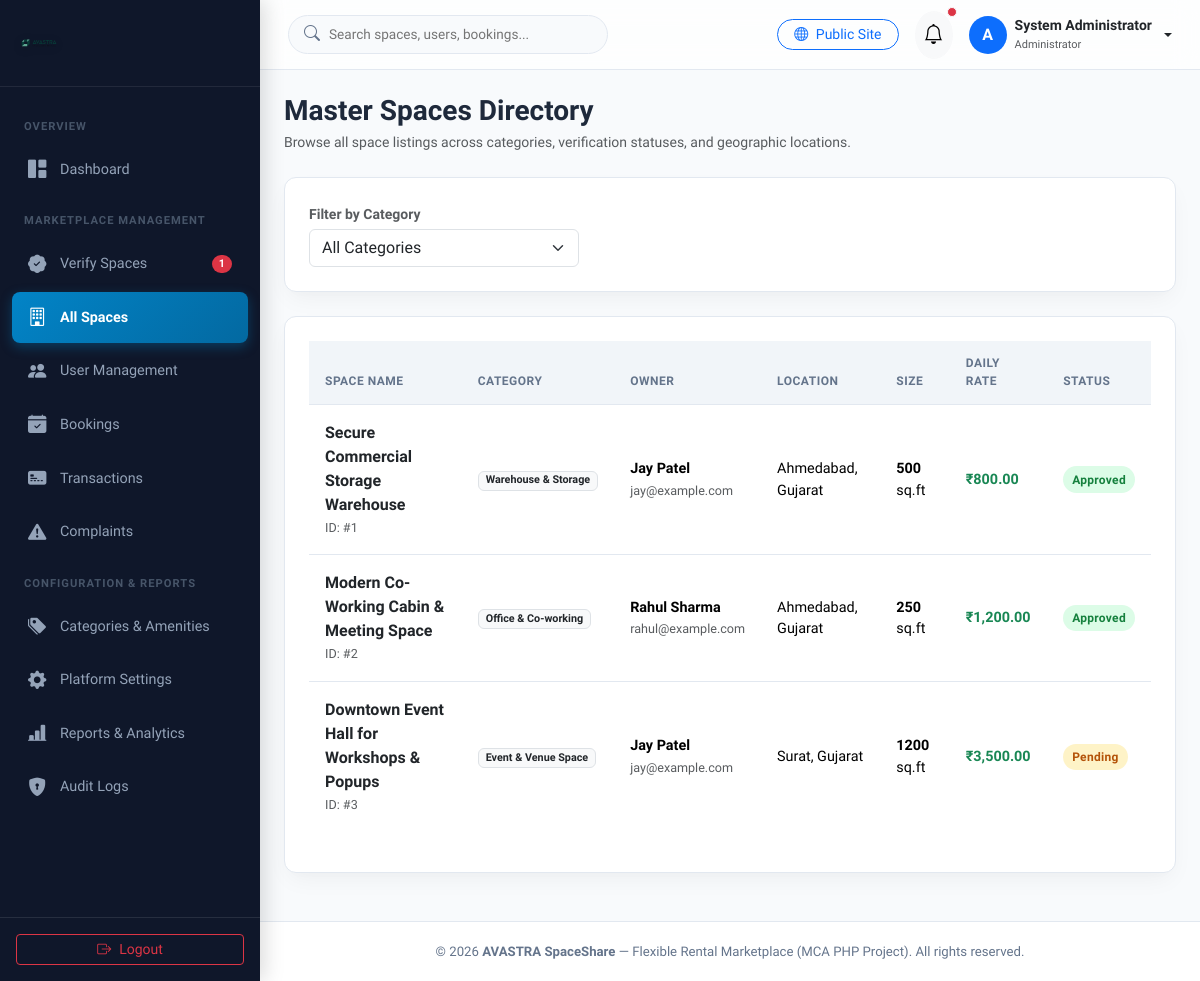
The page /admin/spaces.php (signed in) on the database its author committed.
### tables this page shows
CREATE TABLE IF NOT EXISTS `spaces` (
  `id` INT AUTO_INCREMENT PRIMARY KEY,
  `owner_id` INT NOT NULL,
  `category_id` INT NOT NULL,
  `title` VARCHAR(255) NOT NULL,
  `description` TEXT NOT NULL,
  `address` TEXT NOT NULL,
  `city` VARCHAR(100) NOT NULL,
  `state` VARCHAR(100) NOT NULL,
  `zip_code` VARCHAR(20) NOT NULL,
  `latitude` DECIMAL(10, 8) DEFAULT NULL,
  `longitude` DECIMAL(11, 8) DEFAULT NULL,
  `total_sqft` INT NOT NULL,
  `max_capacity` INT DEFAULT 10,
  `daily_rate` DECIMAL(10, 2) NOT NULL,
  `weekly_rate` DECIMAL(10, 2) DEFAULT NULL,
  `monthly_rate` DECIMAL(10, 2) DEFAULT NULL,
  `security_deposit` DECIMAL(10, 2) DEFAULT 0.00,
  `verification_status` ENUM('pending', 'approved', 'rejected') NOT NULL DEFAULT 'pending',
  `rejection_reason` TEXT DEFAULT NULL,
  `is_active` TINYINT(1) DEFAULT 1,
  `created_at` TIMESTAMP DEFAULT CURRENT_TIMESTAMP,
  `updated_at` TIMESTAMP DEFAULT CURRENT_TIMESTAMP ON UPDATE CURRENT_TIMESTAMP,
  FOREIGN KEY (`owner_id`) REFERENCES `users` (`id`) ON DELETE CASCADE,
  FOREIGN KEY (`category_id`) REFERENCES `categories` (`id`) ON DELETE CASCADE
);

CREATE TABLE IF NOT EXISTS `categories` (
  `id` INT AUTO_INCREMENT PRIMARY KEY,
  `name` VARCHAR(100) NOT NULL UNIQUE,
  `slug` VARCHAR(120) NOT NULL UNIQUE,
  `description` TEXT DEFAULT NULL,
  `icon` VARCHAR(100) DEFAULT 'bi-building',
  `is_active` TINYINT(1) DEFAULT 1,
  `created_at` TIMESTAMP DEFAULT CURRENT_TIMESTAMP
);

CREATE TABLE IF NOT EXISTS `users` (
  `id` INT AUTO_INCREMENT PRIMARY KEY,
  `role_id` INT NOT NULL DEFAULT 2,
  `full_name` VARCHAR(100) NOT NULL,
  `email` VARCHAR(150) NOT NULL UNIQUE,
  `password_hash` VARCHAR(255) NOT NULL,
  `phone` VARCHAR(20) DEFAULT NULL,
  `profile_image` VARCHAR(255) DEFAULT 'default-avatar.png',
  `address` TEXT DEFAULT NULL,
  `city` VARCHAR(100) DEFAULT NULL,
  `state` VARCHAR(100) DEFAULT NULL,
  `zip_code` VARCHAR(20) DEFAULT NULL,
  `status` ENUM('active', 'inactive', 'blocked', 'pending') NOT NULL DEFAULT 'active',
  `email_verified` TINYINT(1) DEFAULT 0,
  `created_at` TIMESTAMP DEFAULT CURRENT_TIMESTAMP,
  `updated_at` TIMESTAMP DEFAULT CURRENT_TIMESTAMP ON UPDATE CURRENT_TIMESTAMP,
  FOREIGN KEY (`role_id`) REFERENCES `roles` (`id`) ON DELETE CASCADE
);

### admin/spaces.php (the view, shortened to what this page needs)
<?php
require_once __DIR__ . '/includes/header.php';
require_once __DIR__ . '/includes/sidebar.php';
$db = Database::getInstance();
$whereClauses = ["1=1"];
$params = [];
$sql = "
    SELECT s.*, u.full_name AS owner_name, u.email AS owner_email, c.name AS category_name
    FROM spaces s
    JOIN users u ON s.owner_id = u.id
    JOIN categories c ON s.category_id = c.id
    WHERE " . implode(' AND ', $whereClauses) . "
    ORDER BY s.created_at DESC
";
$stmt = $db->prepare($sql);
$stmt->execute($params);
$spaces = $stmt->fetchAll();
?>
<div id="admin-main">
    <?php require_once __DIR__ . '/includes/navbar.php'; ?>
    <main class="p-4">
        <div class="d-flex justify-content-between align-items-center mb-4">
            <div>
                <h3 class="fw-bold mb-1">Master Spaces Directory</h3>
                <p class="text-muted small mb-0">Browse all space listings across categories, verification statuses, and geographic locations.</p>
            </div>
        </div>
        <div class="admin-card mb-4">
            <form method="GET" action="" class="row g-3 align-items-center">
                <div class="col-md-4">
                    <label class="form-label small fw-bold text-muted mb-1">Filter by Category</label>
                    <select name="category" class="form-select" onchange="this.form.submit()">
                        <option value="0">All Categories</option>
                    </select>
                </div>
            </form>
        </div>
        <div class="admin-card">
            <div class="table-responsive">
                <table class="table table-custom align-middle">
                    <thead>
                        <tr>
                            <th>Space Name</th>
                            <th>Category</th>
                            <th>Owner</th>
                            <th>Location</th>
                            <th>Size</th>
                            <th>Daily Rate</th>
                            <th>Status</th>
                        </tr>
                    </thead>
                    <tbody>
                        <?php foreach ($spaces as $s): ?>
                            <tr>
                                <td>
                                    <div class="fw-bold text-dark fs-6"><?= htmlspecialchars($s['title']); ?></div>
                                    <small class="text-muted">ID: #<?= $s['id']; ?></small>
                                </td>
                                <td><span class="badge bg-light text-dark border"><?= htmlspecialchars($s['category_name']); ?></span></td>
                                <td>
                                    <div class="fw-semibold"><?= htmlspecialchars($s['owner_name']); ?></div>
                                    <small class="text-muted"><?= htmlspecialchars($s['owner_email']); ?></small>
                                </td>
                                <td><?= htmlspecialchars($s['city']); ?>, <?= htmlspecialchars($s['state']); ?></td>
                                <td><strong><?= $s['total_sqft']; ?></strong> sq.ft</td>
                                <td class="text-success fw-bold">₹<?= number_format($s['daily_rate'], 2); ?></td>
                                <td>
                                    <?php if ($s['verification_status'] === 'approved'): ?>
                                        <span class="badge-status approved">Approved</span>
                                    <?php elseif ($s['verification_status'] === 'pending'): ?>
                                        <span class="badge-status pending">Pending</span>
                                    <?php else: ?>
                                        <span class="badge-status rejected">Rejected</span>
                                    <?php endif; ?>
                                </td>
                            </tr>
                        <?php endforeach; ?>
                    </tbody>
                </table>
            </div>
        </div>
    </main>
<?php require_once __DIR__ . '/includes/footer.php'; ?>

### assets/css/admin.css (style rules this page uses)
:root { --admin-primary: #0052cc; --admin-primary-hover: #0747a6; --admin-accent: #00b8d9; --admin-dark-bg: #091e42; --admin-sidebar-bg: #0f172a; --admin-sidebar-hover: #1e293b; --admin-sidebar-text: #94a3b8; --admin-sidebar-active: #38bdf8; --admin-body-bg: #f8fafc; --admin-card-bg: #ffffff; --admin-text-main: #1e293b; --admin-text-muted: #64748b; --admin-border-color: #e2e8f0; --admin-radius: 12px; --admin-shadow: 0 10px 25px -5px rgba(0, 0, 0, 0.05), 0 8px 10px -6px rgba(0, 0, 0, 0.01); --admin-glass-bg: rgba(255, 255, 255, 0.75); --admin-glass-border: rgba(255, 255, 255, 0.18); }
body { font-family: 'Plus Jakarta Sans', -apple-system, BlinkMacSystemFont, sans-serif; background-color: var(--admin-body-bg); color: var(--admin-text-main); overflow-x: hidden; }
#admin-main { margin-left: 260px; flex-grow: 1; display: flex; flex-direction: column; min-width: 0; transition: margin 0.3s ease; }
.admin-card { background: var(--admin-card-bg); border-radius: var(--admin-radius); border: 1px solid var(--admin-border-color); box-shadow: var(--admin-shadow); padding: 1.5rem; margin-bottom: 1.5rem; transition: transform 0.2s ease, box-shadow 0.2s ease; }
.table-custom { width: 100%; border-collapse: separate; border-spacing: 0; }
.table-custom th { background: #f1f5f9; color: var(--admin-text-muted); font-weight: 700; font-size: 0.75rem; text-transform: uppercase; letter-spacing: 0.5px; padding: 0.85rem 1rem; border-bottom: 1px solid var(--admin-border-color); }
.table-custom td { padding: 1rem; border-bottom: 1px solid var(--admin-border-color); vertical-align: middle; font-size: 0.9rem; }
.table-custom tr:last-child td { border-bottom: none; }
.badge-status { padding: 0.35em 0.75em; border-radius: 20px; font-size: 0.75rem; font-weight: 700; letter-spacing: 0.3px; display: inline-flex; align-items: center; gap: 4px; }
.badge-status.approved, .badge-status.active, .badge-status.completed { background: #dcfce7; color: #15803d; }
.badge-status.pending { background: #fef3c7; color: #b45309; }

### rows shown on the page
spaces: title "Secure Commercial Storage Warehouse", id "1", category.name "Warehouse & Storage", owner.full_name "Jay Patel", owner.email "jay@example.com", city "Ahmedabad", state "Gujarat", total_sqft "500", daily_rate "800.00", verification_status "Approved"
spaces: title "Modern Co-Working Cabin & Meeting Space", id "2", category.name "Office & Co-working", owner.full_name "Rahul Sharma", owner.email "rahul@example.com", city "Ahmedabad", state "Gujarat", total_sqft "250", daily_rate "1,200.00", verification_status "Approved"
spaces: title "Downtown Event Hall for Workshops & Popups", id "3", category.name "Event & Venue Space", owner.full_name "Jay Patel", owner.email "jay@example.com", city "Surat", state "Gujarat", total_sqft "1200", daily_rate "3,500.00", verification_status "Pending"

### other values the page prints
$pendingCount "1"
$currentUser['full_name'] "System Administrator"
